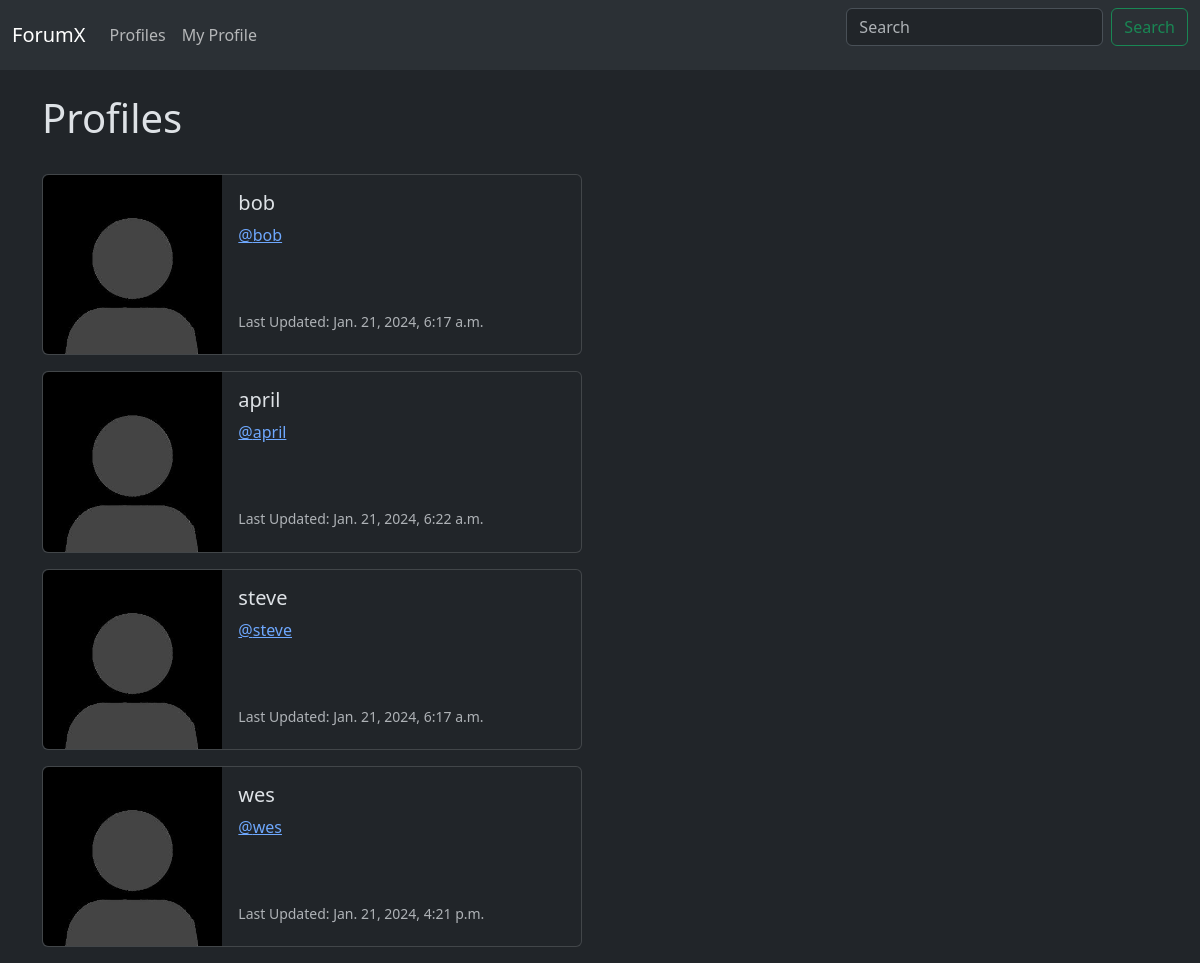
Screenshot of /profile_list/ (signed in) with the database file from the repository.
### forumx/models.py (models this page shows, shortened)
class Profile(models.Model):
   user = models.OneToOneField(User, on_delete=models.CASCADE)
   follows = models.ManyToManyField("self",
    related_name="followed_by",
    symmetrical=False, # User does not need to follow back
    blank=True # User does not need to follow anyone
    )
   date_modified = models.DateTimeField(User, default=timezone.now)

### forumx/views.py (the view)
# urls.py: path('profile_list/', views.profile_list, name='profile_list'),
def profile_list(request):
    if request.user.is_authenticated:
        profiles = Profile.objects.exclude(user=request.user)
        return render(request, 'profile_list.html', {"profiles":profiles })
    else:
        messages.success(request,("You must be logged in to view profiles"))
        return redirect('home')

### forumx/templates/profile_list.html
{% extends 'base.html'%}
{% load static %}
{% block content %}
    <h1> Profiles </h1>
    <br>
{% if profiles %}
    {% for profile in profiles %}
    <div class="card mb-3" style="max-width: 540px;">
        <div class="row g-0">
          <div class="col-md-4">
            <img src="{% static 'images/user.jpg' %}" class="img-fluid rounded-start" alt="...">
          </div>
          <div class="col-md-8">
            <div class="card-body">
              <h5 class="card-title">{{ profile.user.username }}</h5>
              <p class="card-text"><a href="{% url 'profile' profile.user.id%}">@{{ profile.user.username|lower }}</a></p>
              <br><br>
              <p class="card-text"><small class="text-body-secondary">Last Updated: {{ profile.date_modified }}</small></p>
            </div>
          </div>
        </div>
      </div>
    {% endfor %}
{% endif %}
{% endblock %}

### rows the page displays
Profile: user.username "bob", date_modified "Jan. 21, 2024, 6:17 a.m."
Profile: user.username "april", date_modified "Jan. 21, 2024, 6:22 a.m."
Profile: user.username "steve", date_modified "Jan. 21, 2024, 6:17 a.m."
Profile: user.username "wes", date_modified "Jan. 21, 2024, 4:21 p.m."
